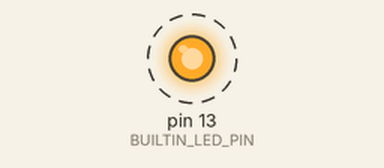
A sketch run on a simulated Arduino Uno, built with avr-gcc and run on an emulated ATmega328P. Shown: output pins drawn as LEDs (lit = HIGH). Dashed ring = blinking.

Above: at 0.5 s.
Timing chart, 0 to 4.6 s (numbered marks = the images above):
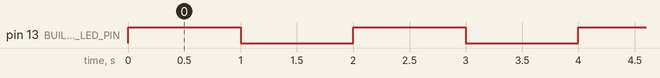

Measured:
- by itself, pin 13 (BUILTIN_LED_PIN): alternates HIGH for 1.0 s and LOW for 1.0 s

The sketch:

Blinking_LED.ino
```cpp
#define BUILTIN_LED_PIN 13    // A Built-in LED connected to digital Pin 13

/*
   Setup() runs only once for initialization
*/
void setup() {
  pinMode(BUILTIN_LED_PIN, OUTPUT);    // Set Pin 13 (digital) to OUTPUT mode
}

/*
   loop() repeats forever after setup() completed
*/
void loop() {
  digitalWrite(BUILTIN_LED_PIN, HIGH);  // Set Pin 13 to HIGH (5V) to turn ON its built-in LED
  delay(1000);                  // Delay in msec

  digitalWrite(BUILTIN_LED_PIN, LOW);   // Set Pin 13 to LOW (0V) to turn OFF its built-in LED
  delay(1000);                  // Delay in msec
}
```
